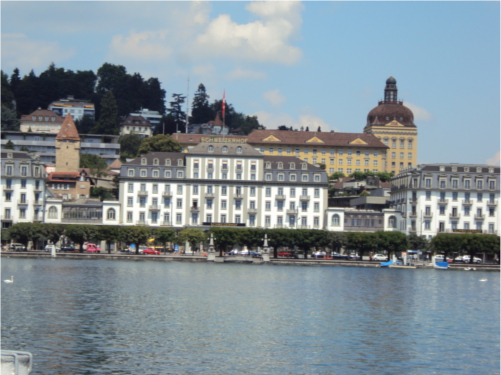
#> input picture Practice01/pier_1.JPG, 501 x 375 px
$ jupyter execute opencv_1001_Optional_Practice.ipynb
#> lines starting #> are read from the running program, lines starting #| are printed output that depends on the picture
[cell 1]
import cv2
import numpy as np

img1 = cv2.imread('pier_1.JPG')
#> img1 is the input picture: shape (375, 501, 3); mean B, G, R 149.6, 143, 130.7
img2 = cv2.imread('pier_2.JPG')
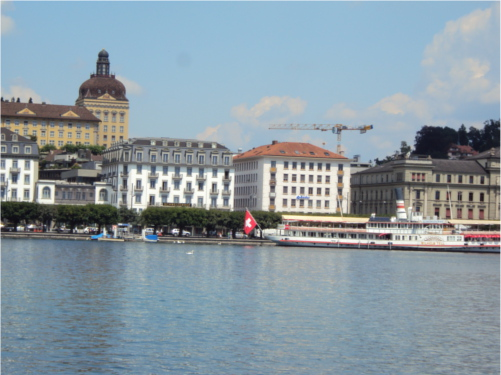
#> input picture Practice01/pier_2.JPG, 501 x 375 px
#> img2 is the input picture: shape (375, 501, 3); mean B, G, R 162.2, 152.9, 137.6
img3 = cv2.imread('pier_3.JPG')
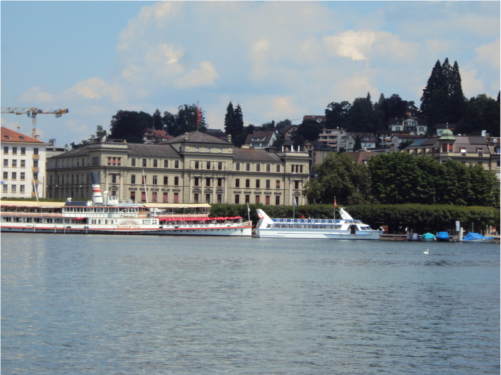
#> input picture Practice01/pier_3.JPG, 501 x 375 px
#> img3 is the input picture: shape (375, 501, 3); mean B, G, R 146.2, 139.8, 129.1

rows1, cols1 = img1.shape[:2]
#> rows1 = 375; cols1 = 501
rows2, cols2 = img2.shape[:2]
#> rows2 = 375; cols2 = 501
rows3, cols3 = img3.shape[:2]
#> rows3 = 375; cols3 = 501

print('1: ', rows1, cols1)
#| 1:  375 501
print('2: ', rows2, cols2)
#| 2:  375 501
print('3: ', rows3, cols3)
#| 3:  375 501

# combine img1 and img2
img1_p = np.float32([[438, 176], [487, 177], [440, 223], [488, 222]])
img2_p = np.float32([[149, 150], [197, 152], [150, 196], [197, 196]])

matrix12, mask = cv2.findHomography(img2_p, img1_p, 0)
p_img2 = cv2.warpPerspective(img2, matrix12, (1150, 500))
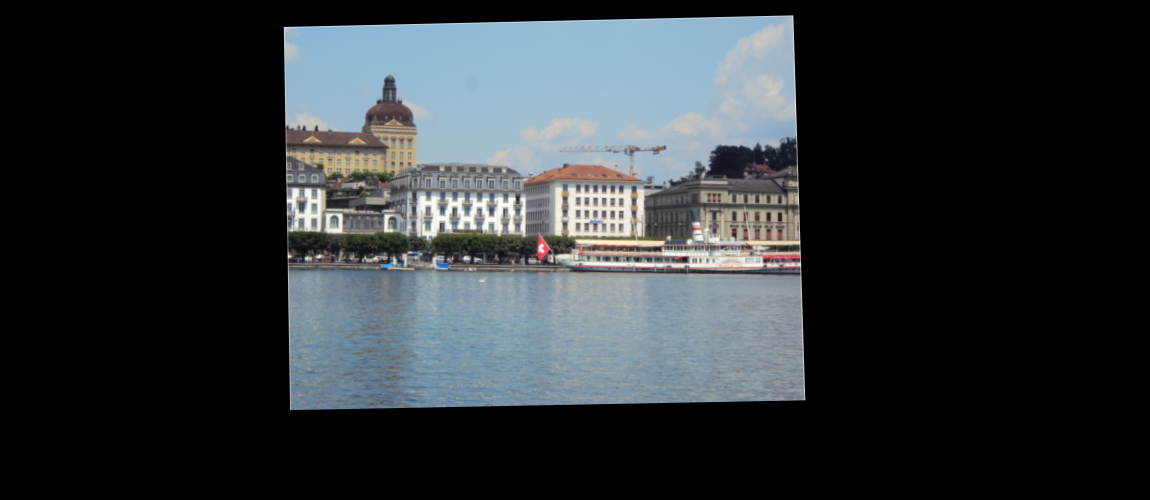
#> p_img2: shape (500, 1150, 3); mean B, G, R 55.5, 52.3, 47.1

p_img2[0:375, 0:500, :] = img1[0:375, 0:500, :]
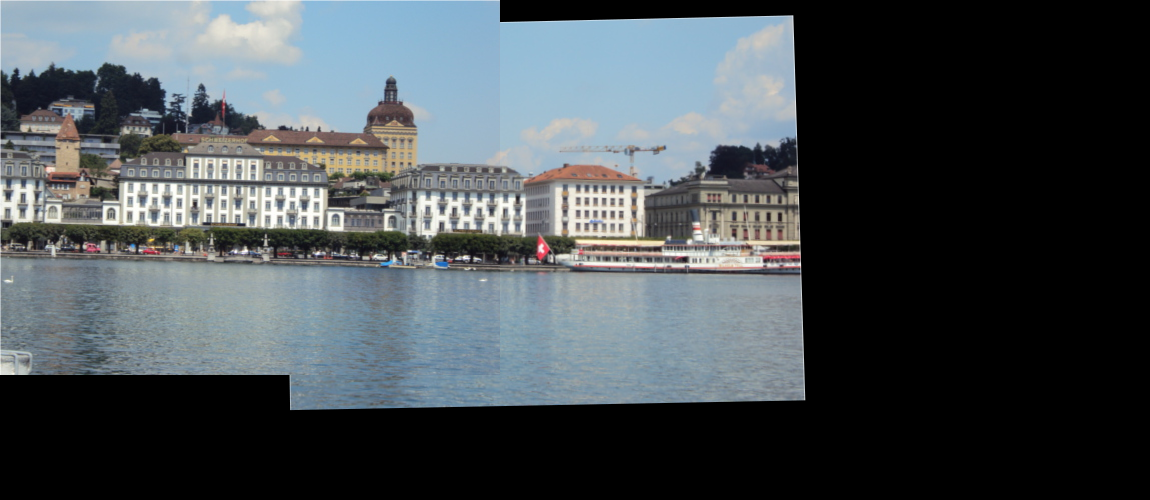
#> p_img2: shape (500, 1150, 3); mean B, G, R 84, 79.8, 72.8
#ret,mask12 = cv2.threshold(img1,0,0,cv2.THRESH_BINARY)

# combine img_12 and img3
img12_p = np.float32([[649,181], [644,236], [787,177], [787,240]])
img3_p = np.float32([[51,143], [45,197], [184,142], [183,203]])

matrix123, mask2 = cv2.findHomography(img3_p, img12_p, 0)
p_img3 = cv2.warpPerspective(img3, matrix123, (1150, 700))
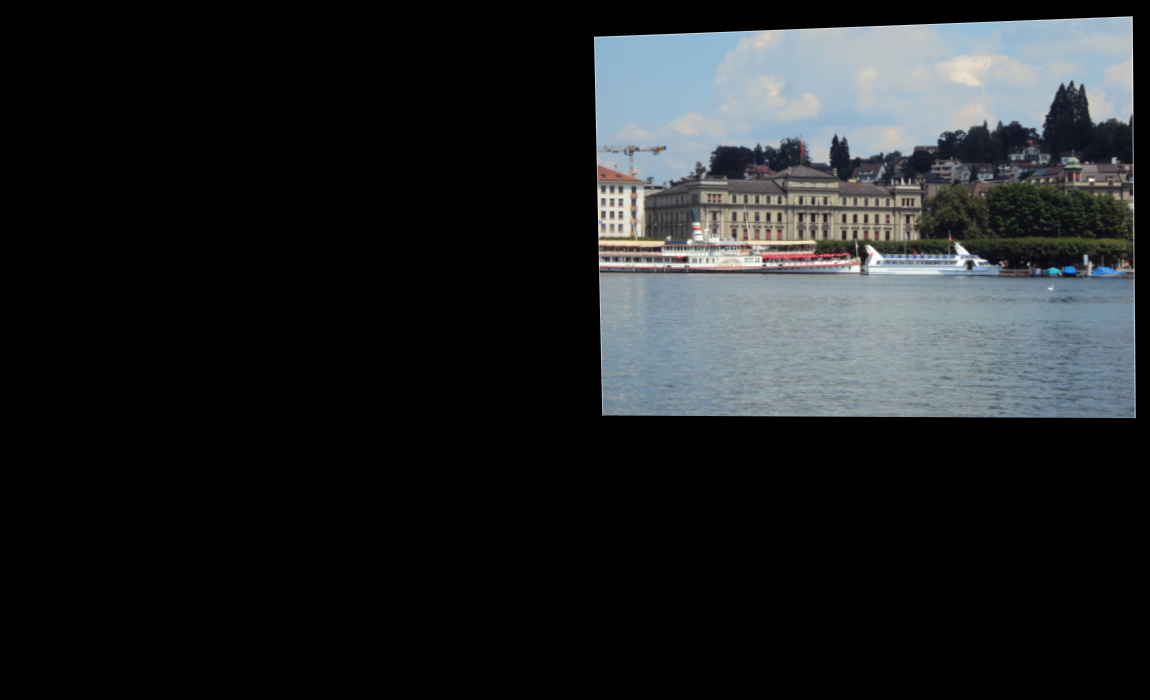
#> p_img3: shape (700, 1150, 3); mean B, G, R 37.8, 36.2, 33.4

p_img2[0:450, 644:1150, :] = p_img3[0:450, 644:1150, :]
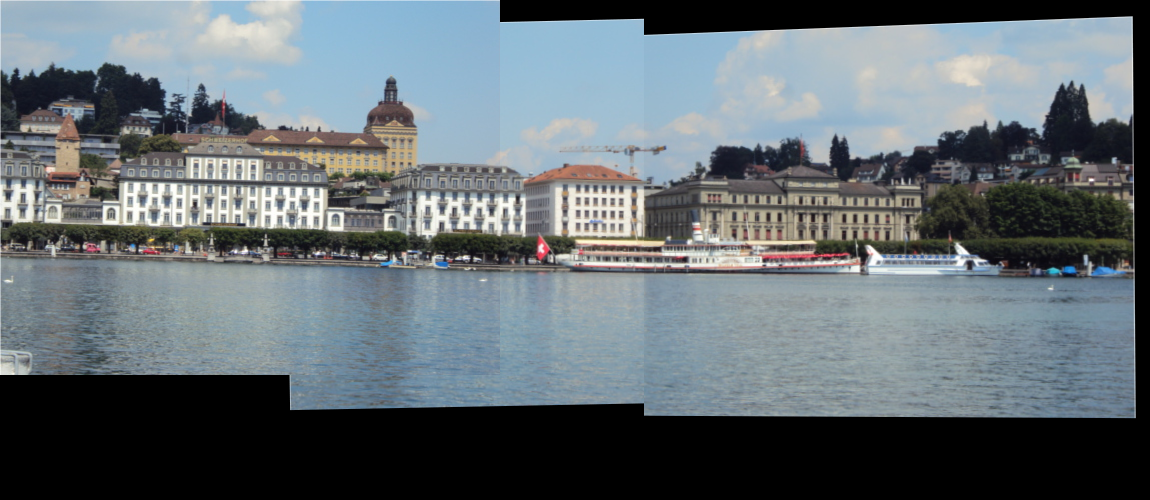
#> p_img2: shape (500, 1150, 3); mean B, G, R 115.2, 109.8, 100.6

#cv2.imshow('mask', mask12);
#cv2.imshow('1', img1);
cv2.imshow('12', p_img2);
#cv2.imwrite('pier_12.JPG', p_img2)
#cv2.imshow('3', p_img3)
cv2.waitKey()
cv2.destroyAllWindows()
